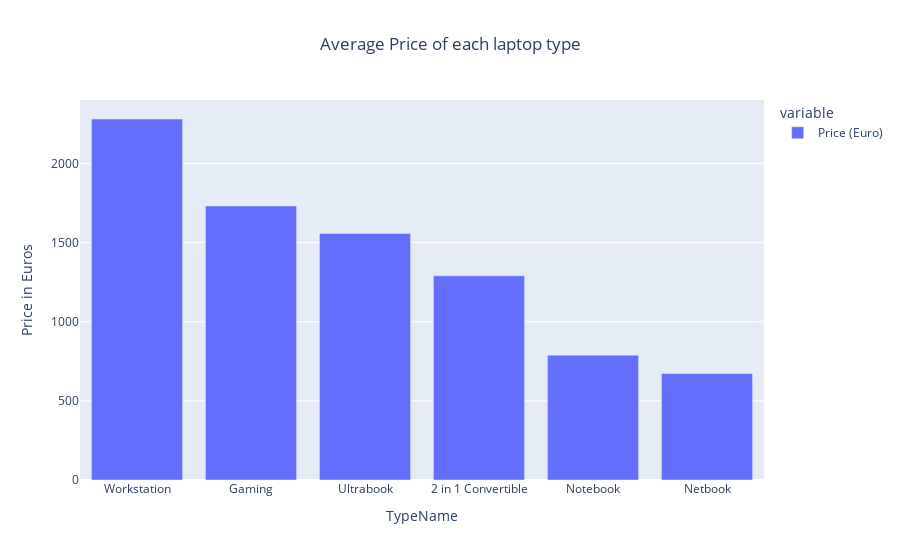

Notebook code cell kept with this figure:
### Code cell
# 3. Which laptop type is the most expensive on average?
which_company_type_answer(df=df_laptop, var1="TypeName", var2="Price (Euro)", title="Average Price of each laptop type", yaxis_title="Price in Euros")

### Figure 1 — Plotly figure (JSON) as saved in the notebook; plotly's stock layout.template omitted (floating-point values rounded to 4 significant figures)
{"data": [{"alignmentgroup": "True", "hovertemplate": "variable=Price (Euro)<br>TypeName=%{x}<br>value=%{y}<extra></extra>", "legendgroup": "Price (Euro)", "marker": {"color": "#636efa", "pattern": {"shape": ""}}, "name": "Price (Euro)", "offsetgroup": "Price (Euro)", "orientation": "v", "showlegend": true, "textposition": "auto", "type": "bar", "x": ["Workstation", "Gaming", "Ultrabook", "2 in 1 Convertible", "Notebook", "Netbook"], "xaxis": "x", "y": [2280.0, 1731.0, 1557.0, 1290.0, 788.7, 673.4], "yaxis": "y"}], "layout": {"barmode": "relative", "legend": {"title": {"text": "variable"}, "tracegroupgap": 0}, "title": {"text": "Average Price of each laptop type", "x": 0.5}, "xaxis": {"anchor": "y", "domain": [0, 1], "title": {"text": "TypeName"}}, "yaxis": {"anchor": "x", "domain": [0, 1], "title": {"text": "Price in Euros"}}}}
